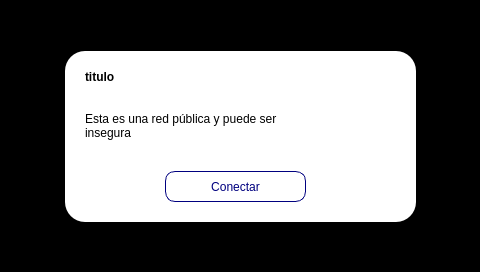
<?xml version="1.0" encoding="UTF-8"?>
<ui version="4.0">
 <class>Form</class>
 <widget class="QWidget" name="Form">
  <property name="geometry">
   <rect>
    <x>0</x>
    <y>0</y>
    <width>480</width>
    <height>272</height>
   </rect>
  </property>
  <property name="windowTitle">
   <string>Form</string>
  </property>
  <widget class="QLabel" name="lblOpacity">
   <property name="geometry">
    <rect>
     <x>0</x>
     <y>0</y>
     <width>480</width>
     <height>320</height>
    </rect>
   </property>
   <property name="styleSheet">
    <string notr="true">background-color: black;</string>
   </property>
   <property name="text">
    <string/>
   </property>
  </widget>
  <widget class="QWidget" name="Widget2" native="true">
   <property name="enabled">
    <bool>true</bool>
   </property>
   <property name="geometry">
    <rect>
     <x>65</x>
     <y>51</y>
     <width>351</width>
     <height>171</height>
    </rect>
   </property>
   <property name="styleSheet">
    <string notr="true">border-radius: 20px;
background-color: white;</string>
   </property>
   <widget class="QLabel" name="ssidLbl">
    <property name="geometry">
     <rect>
      <x>20</x>
      <y>10</y>
      <width>311</width>
      <height>31</height>
     </rect>
    </property>
    <property name="styleSheet">
     <string notr="true">font: 16px &quot;Poppins&quot;;
background-color: transparent;
font-weight: bold;
</string>
    </property>
    <property name="text">
     <string>titulo</string>
    </property>
   </widget>
   <widget class="QPushButton" name="connectBtn">
    <property name="geometry">
     <rect>
      <x>100</x>
      <y>120</y>
      <width>141</width>
      <height>31</height>
     </rect>
    </property>
    <property name="styleSheet">
     <string notr="true">font: 500 18px &quot;Poppins&quot;;
border-radius: 10px;
border: 1px solid #00007f;
background-color: white;
color: #00007f;</string>
    </property>
    <property name="text">
     <string>Conectar</string>
    </property>
   </widget>
   <widget class="QLabel" name="lbl">
    <property name="geometry">
     <rect>
      <x>20</x>
      <y>50</y>
      <width>311</width>
      <height>51</height>
     </rect>
    </property>
    <property name="styleSheet">
     <string notr="true">font: 16px &quot;Poppins&quot;;
background-color: transparent;
</string>
    </property>
    <property name="text">
     <string>Esta es una red pública y puede ser&lt;br&gt;insegura</string>
    </property>
   </widget>
  </widget>
 </widget>
 <resources/>
 <connections/>
</ui>
